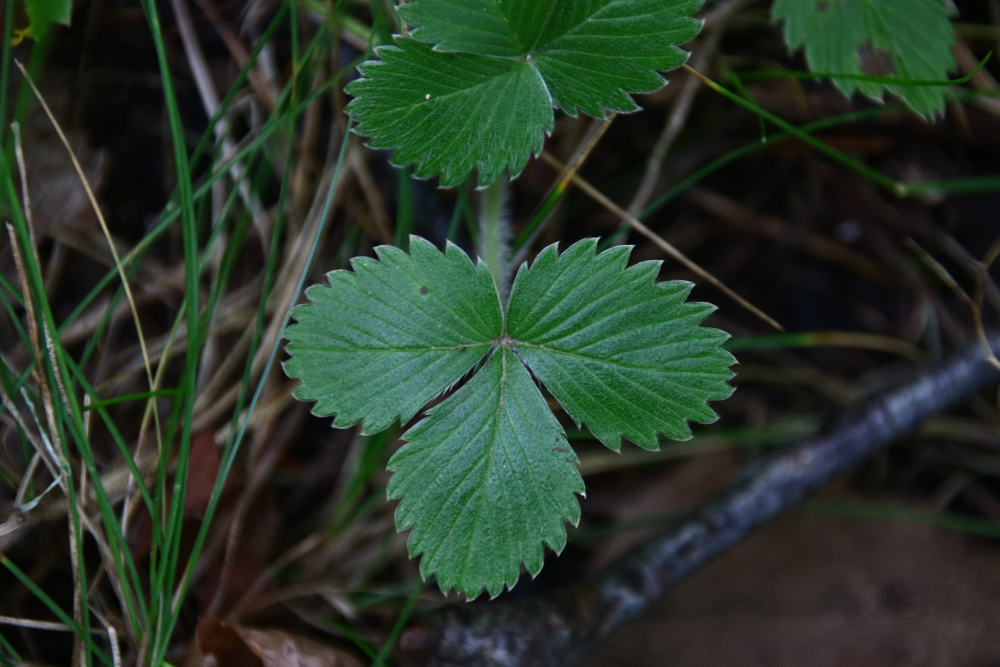
%> input picture PROJECT_Poison_Ivy_Detection/TEST/IMG_3162_NP.jpg, 3000 x 2000 px (shown at 1/3 size); its folder holds only this picture in this run
$ octave --eval "RUN_CLASSIFIER;"   (GNU Octave 9; MATLAB toolbox functions it lacks are replaced by stand-ins)
%> lines starting %> are read from the running program, lines starting %| are printed output that depends on the picture; in (x1, y1, x2, y2) boxes, pixels count from 0 and x2, y2 are one past the last pixel; in counts of white or black regions, pixels touching at a corner belong together; the program's own positions count from 1
### PROJECT_Poison_Ivy_Detection/clean_image.m
function im_cleaned = clean_image( im_in )
%  This encapsulates the noise cleaning part of the imaging chain.
%
%  Add any noise cleaning here you want to do.
%
%  Noise cleaning, background removal, ...
%
%  This process is applied to all input images, and could shrink the image,
%  or delete the outside margin.
%

    % read image

    im_rgb = im2double(im_in);
%     figure, imshow(im_rgb), title("Original image");

    % crop image

    rect = 1.0e+03 *[1.0795    0.2205    3.8820    3.4500];
    im_cropped = imcrop(im_rgb, rect);
%     figure, imshow(im_cropped), title("cropped image");

    % grayscale image

    im_lab = rgb2lab(im_cropped);
%> im_lab: size 1780x1921x3 double; mean of channels 1, 2, 3 21.7, -8.2, 5.4
    a_channel = im_lab(:,:,2);
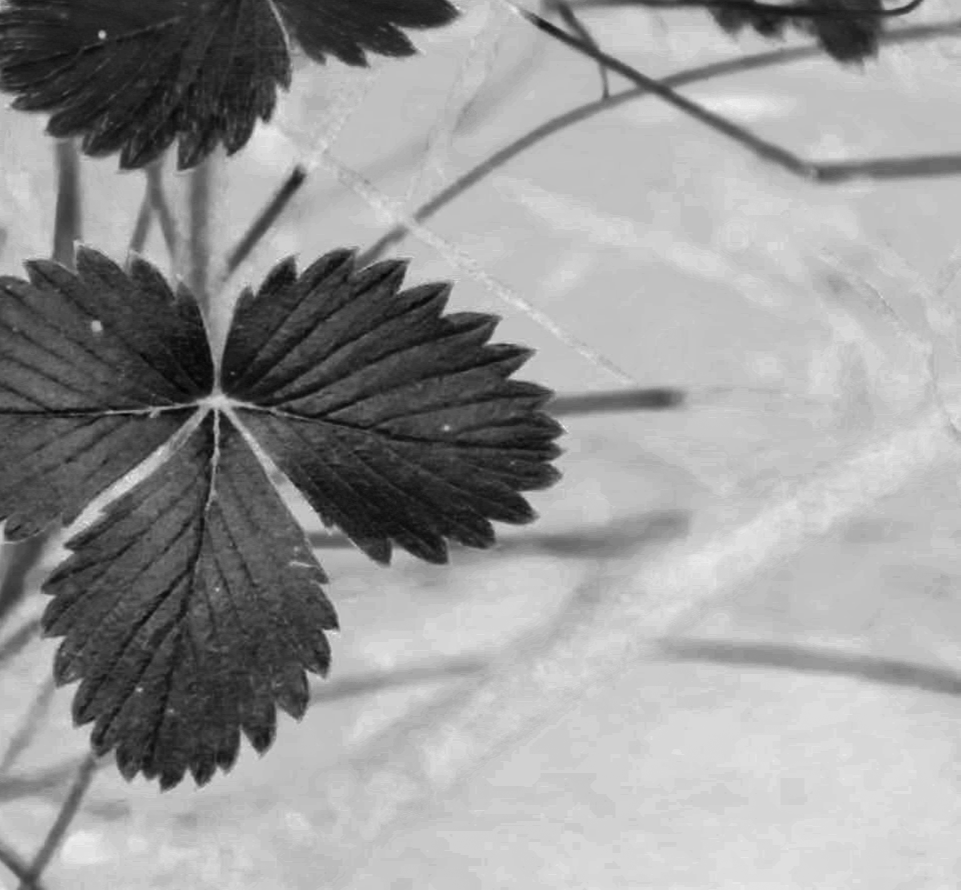
%> a_channel: size 1780x1921 double (shown at 1/2 size); min -38.86, max 12.33, mean -8.2; drawn with min black and max white
    im_gray = a_channel;
%     figure, imagesc(im_gray), title("a- grayscale image");

    % applying sobel filter to find edge magnitudes

    fltr_sobel_dIdy = [ -1 -2 -1 ;
                         0  0  0 ;
                        +1 +2 +1 ] /8;

    fltr_sobel_dIdx = fltr_sobel_dIdy.';

    dIdy = imfilter(im_gray, fltr_sobel_dIdy, 'same', 'repl');
    dIdx = imfilter(im_gray, fltr_sobel_dIdx, 'same', 'repl');
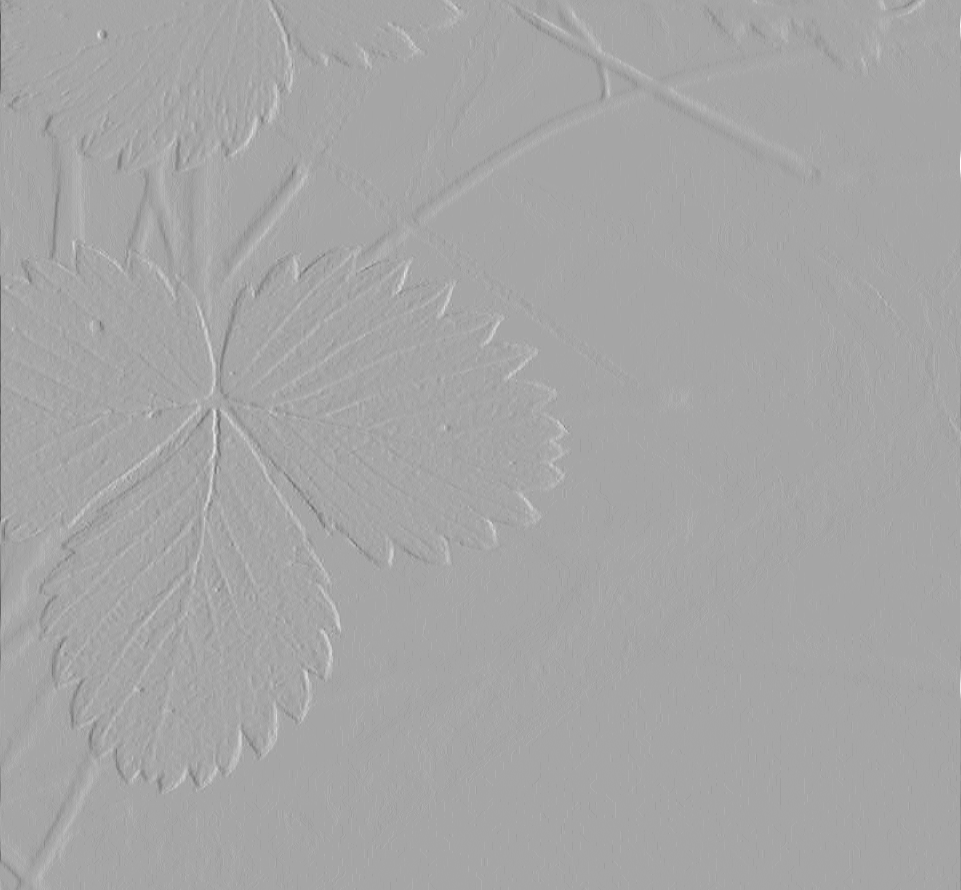
%> dIdx: size 1780x1921 double (shown at 1/2 size); min -16.57, max 8.89, mean 0.00323; drawn with min black and max white
    dImag = sqrt( dIdy.^2  + dIdx.^2 );
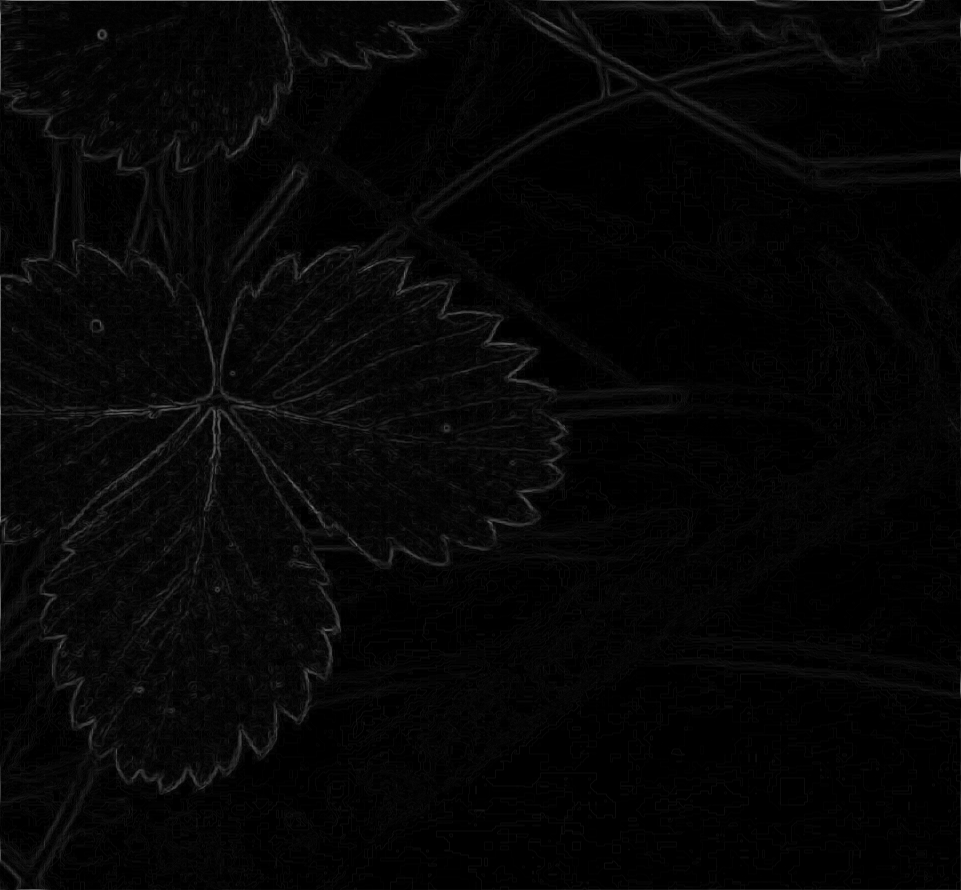
%> dImag: size 1780x1921 double (shown at 1/2 size); min 0, max 17.07, mean 0.405; drawn with min black and max white
%     figure, imshow(dImag), title("dImag");

    % histogram analysis for egde magnitudes near the center leaves

    histogram_bin_edges = 0:0.001:0.500;
    [freq,bins] = histcounts( dImag(:), histogram_bin_edges );
%> freq = 500 values, max 229090 at index 1, min 1796 at index 320, mean 4753; bins = 501 values from 0 to 0.5
    tmp_sum = cumsum(freq);
%> tmp_sum = 500 values from 229090 to 2376504
    norm = tmp_sum ./ tmp_sum(end);
%> norm = 500 values from 0.0964 to 1
    index = find(norm>0.90,1,'first');
%> index = 403
    cut_off_value = histogram_bin_edges(index);
%> cut_off_value = 0.402

    im_strong_edges = dImag>cut_off_value;
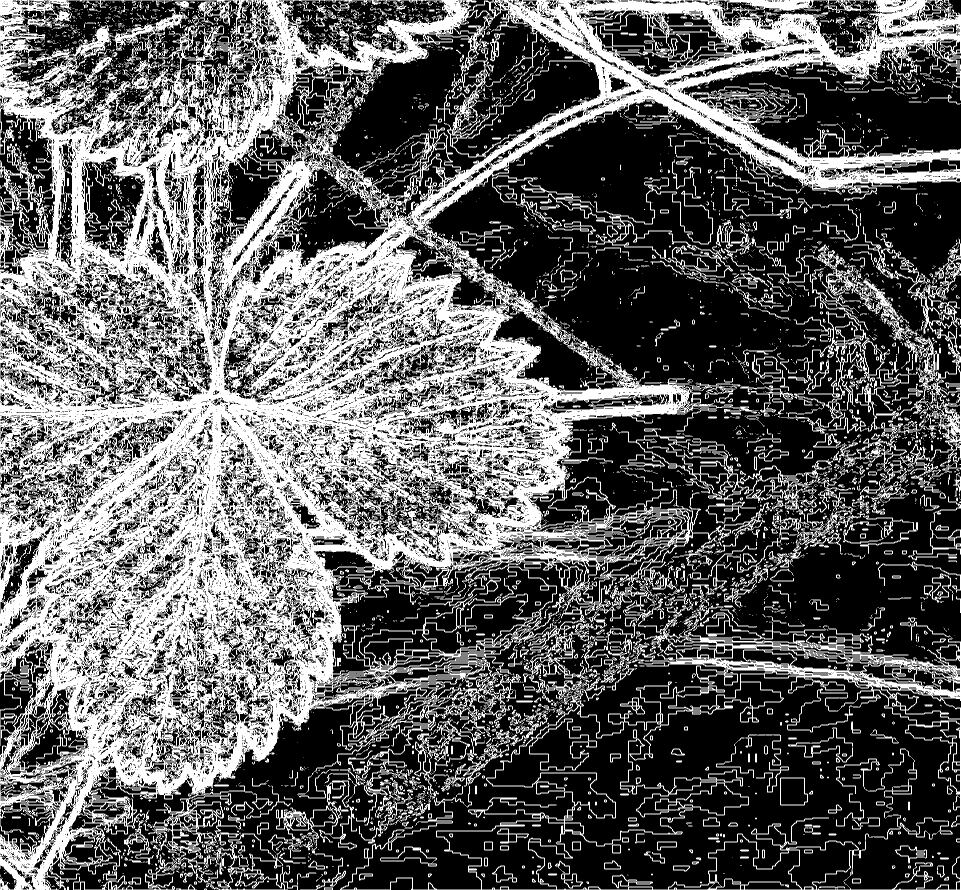
%> im_strong_edges: size 1780x1921 logical (shown at 1/2 size); 37.5% white; 6088 white regions (4895 under 20 px), largest, box (x1, y1, x2, y2) and area: (0, 0, 1921, 1780) 1093036, (1678, 453, 1921, 965) 14827, (1480, 535, 1780, 867) 7841
    im_strong_edges = ~im_strong_edges;

%     figure, imshow(im_strong_edges), title("after determining edge strength");

    % find modal color

    modal_leaves = get_center_leaves(im_lab);
    [row,col] = size(im_strong_edges);
    output_img = ones(row,col);
    for r = 1:row
        for c = 1:col
            if im_strong_edges(r,c) == modal_leaves(r,c)
                output_img(r,c) = im_strong_edges(r,c);
            end
        end
    end
%     figure, imshow(output_img), title("after getting shape of the leaves");

    % morphology operations

    st = strel('disk',4);
    im_closed = imclose(output_img,st);
%     figure, imshow(closed), title("final shape of the leaves");

    % binarizing image

    im_unsigned = uint16(im_closed);
    thresh = graythresh(im_unsigned);
    im_cleaned = imbinarize(im_unsigned, thresh);
%     figure, imshow(im_binarized), title("binarized image");

end

function center_leaves = get_center_leaves(img)
    h=image(img);
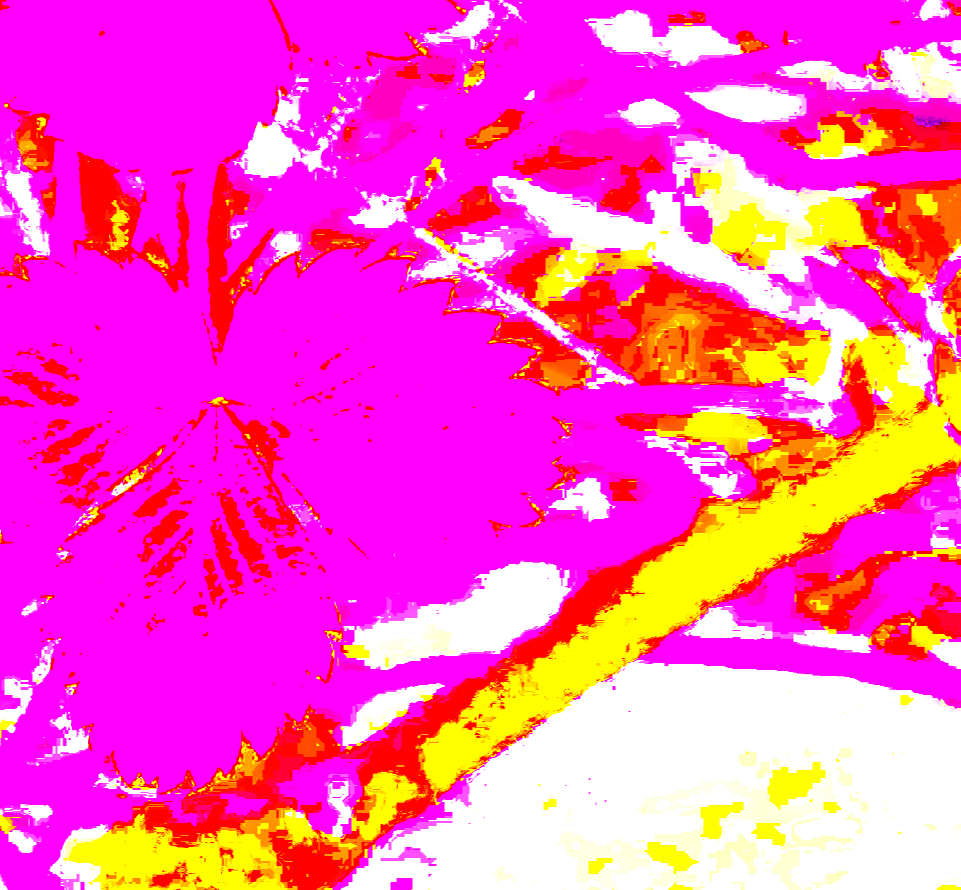
%> displayed picture: size 1780x1921x3, on the screen's scale of 0 to 255 (shown at 1/2 size); mean R, G, B 255, 82, 191.6
%> the run ends on the next line
    im=imagemodel(h);
    fg_pixelvalues = [1     0     1;
         1     0     1;
         1     0     1;
         1     0     1;
         1     0     1;
         1     0     1;
         1     0     1;
         1     0     1;
         1     0     1;
         1     0     1;
         1     0     1;
         1     0     1;
         1     0     1;
         1     0     1;
         1     0     1;
         1     0     1];
    h=image(img);
    im=imagemodel(h);
    bg_pixelvalues = [1     0     1
         1     0     1;
         1     0     1;
         1     0     1;
         1     0     1;
         1     0     1;
         1     0     1;
         1     0     1;
         1     0     1;
         1     0     1;
         1     0     1;
         1     0     1;
         1     0     1;
         1     0     1;
         1     0     1;
         1     0     1];

    [r,c,channels] = size(img);
    new_rows = r*c;
    Y = reshape(img,[new_rows,channels]);

    distance_fg = mahal(Y,fg_pixelvalues);
    distance_bg = mahal(Y,bg_pixelvalues);

    center_leaves = distance_fg < distance_bg;
    center_leaves = reshape( center_leaves, r, c );
end

### PROJECT_Poison_Ivy_Detection/RUN_CLASSIFIER.m
function RUN_CLASSIFIER( )
in_dir_name  = 'TEST/*.JPG';  % Or whatever
in_dir = 'TEST';
% out_dir     = 'Images_classified';
count_P = 0;
count_NP = 0;


    leaf_classes  = 'PN';
    load tree_classifier_634.mat tree_classifier;

    training_files = dir(in_dir_name);
     for idx = 1 : length( training_files )
        disp(training_files(idx).name);
        [~,bn,~] = fileparts( training_files(idx).name );
        fn_in = sprintf('%s%c%s', in_dir,  filesep(), training_files(idx).name );
        disp(fn_in);
        im_in = imread(fn_in);
        im_cleaned          = clean_image( im_in );
        feats       = get_features(im_cleaned);
        n_new       = size( feats, 1 );
        if ( n_new <= 0 )
            pred_cls    = 3;   % This blob has no features.  It is cruft.
        else
            pred_cls    = tree_classifier.predict( feats );

        end

        final_predicted = mode(pred_cls);

        if final_predicted == 1
            count_P = count_P + 1;
        else
            count_NP = count_NP + 1;
        end

        disp("predicted:--------------------------------------------------------")
        disp(final_predicted);
     end

     disp("Number of Non Poison ivy leaves detected:")
     disp(count_NP);
     disp("Number of Poison ivy leaves detected:")
     disp(count_P);

end
